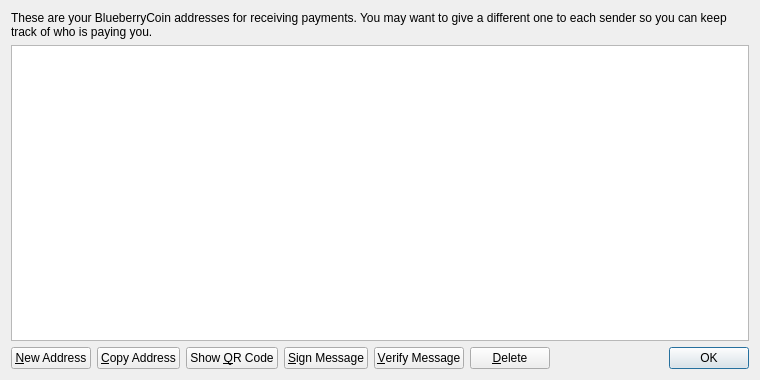
<?xml version="1.0" encoding="UTF-8"?>
<ui version="4.0">
 <class>AddressBookPage</class>
 <widget class="QWidget" name="AddressBookPage">
  <property name="geometry">
   <rect>
    <x>0</x>
    <y>0</y>
    <width>760</width>
    <height>380</height>
   </rect>
  </property>
  <property name="windowTitle">
   <string>Address Book</string>
  </property>
  <layout class="QVBoxLayout" name="verticalLayout">
   <item>
    <widget class="QLabel" name="labelExplanation">
     <property name="text">
      <string>These are your BlueberryCoin addresses for receiving payments. You may want to give a different one to each sender so you can keep track of who is paying you.</string>
     </property>
     <property name="textFormat">
      <enum>Qt::PlainText</enum>
     </property>
     <property name="wordWrap">
      <bool>true</bool>
     </property>
    </widget>
   </item>
   <item>
    <widget class="QTableView" name="tableView">
     <property name="contextMenuPolicy">
      <enum>Qt::CustomContextMenu</enum>
     </property>
     <property name="toolTip">
      <string>Double-click to edit address or label</string>
     </property>
     <property name="tabKeyNavigation">
      <bool>false</bool>
     </property>
     <property name="alternatingRowColors">
      <bool>true</bool>
     </property>
     <property name="selectionMode">
      <enum>QAbstractItemView::SingleSelection</enum>
     </property>
     <property name="selectionBehavior">
      <enum>QAbstractItemView::SelectRows</enum>
     </property>
     <property name="sortingEnabled">
      <bool>true</bool>
     </property>
     <attribute name="verticalHeaderVisible">
      <bool>false</bool>
     </attribute>
    </widget>
   </item>
   <item>
    <layout class="QHBoxLayout" name="horizontalLayout">
     <item>
      <widget class="QPushButton" name="newAddressButton">
       <property name="toolTip">
        <string>Create a new address</string>
       </property>
       <property name="text">
        <string>&amp;New Address</string>
       </property>
       <property name="icon">
        <iconset resource="../bitcoin.qrc">
         <normaloff>:/icons/add</normaloff>:/icons/add</iconset>
       </property>
      </widget>
     </item>
     <item>
      <widget class="QPushButton" name="copyToClipboard">
       <property name="toolTip">
        <string>Copy the currently selected address to the system clipboard</string>
       </property>
       <property name="text">
        <string>&amp;Copy Address</string>
       </property>
       <property name="icon">
        <iconset resource="../bitcoin.qrc">
         <normaloff>:/icons/editcopy</normaloff>:/icons/editcopy</iconset>
       </property>
      </widget>
     </item>
     <item>
      <widget class="QPushButton" name="showQRCode">
       <property name="text">
        <string>Show &amp;QR Code</string>
       </property>
       <property name="icon">
        <iconset resource="../bitcoin.qrc">
         <normaloff>:/icons/qrcode</normaloff>:/icons/qrcode</iconset>
       </property>
      </widget>
     </item>
     <item>
      <widget class="QPushButton" name="signMessage">
       <property name="toolTip">
        <string>Sign a message to prove you own a Bitcoin address</string>
       </property>
       <property name="text">
        <string>&amp;Sign Message</string>
       </property>
       <property name="icon">
        <iconset resource="../bitcoin.qrc">
         <normaloff>:/icons/edit</normaloff>:/icons/edit</iconset>
       </property>
      </widget>
     </item>
     <item>
      <widget class="QPushButton" name="verifyMessage">
       <property name="toolTip">
        <string>Verify a message to ensure it was signed with a specified Bitcoin address</string>
       </property>
       <property name="text">
        <string>&amp;Verify Message</string>
       </property>
       <property name="icon">
        <iconset resource="../bitcoin.qrc">
         <normaloff>:/icons/transaction_0</normaloff>:/icons/transaction_0</iconset>
       </property>
      </widget>
     </item>
     <item>
      <widget class="QPushButton" name="deleteButton">
       <property name="toolTip">
        <string>Delete the currently selected address from the list. Only sending addresses can be deleted.</string>
       </property>
       <property name="text">
        <string>&amp;Delete</string>
       </property>
       <property name="icon">
        <iconset resource="../bitcoin.qrc">
         <normaloff>:/icons/remove</normaloff>:/icons/remove</iconset>
       </property>
      </widget>
     </item>
     <item>
      <spacer name="horizontalSpacer">
       <property name="orientation">
        <enum>Qt::Horizontal</enum>
       </property>
       <property name="sizeHint" stdset="0">
        <size>
         <width>40</width>
         <height>20</height>
        </size>
       </property>
      </spacer>
     </item>
     <item>
      <widget class="QDialogButtonBox" name="buttonBox">
       <property name="sizePolicy">
        <sizepolicy hsizetype="Maximum" vsizetype="Fixed">
         <horstretch>0</horstretch>
         <verstretch>0</verstretch>
        </sizepolicy>
       </property>
       <property name="standardButtons">
        <set>QDialogButtonBox::Ok</set>
       </property>
      </widget>
     </item>
    </layout>
   </item>
  </layout>
 </widget>
 <resources>
  <include location="../bitcoin.qrc"/>
 </resources>
 <connections/>
</ui>
